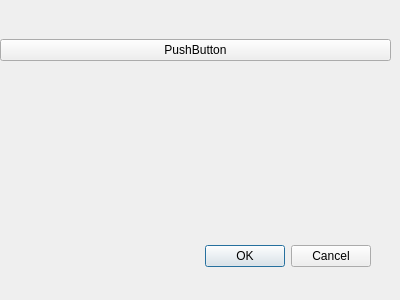
<?xml version="1.0" encoding="UTF-8"?>
<ui version="4.0">
 <class>Dialog</class>
 <widget class="QDialog" name="Dialog">
  <property name="geometry">
   <rect>
    <x>0</x>
    <y>0</y>
    <width>400</width>
    <height>300</height>
   </rect>
  </property>
  <property name="windowTitle">
   <string>Dialog</string>
  </property>
  <widget class="QDialogButtonBox" name="buttonBox">
   <property name="geometry">
    <rect>
     <x>30</x>
     <y>240</y>
     <width>341</width>
     <height>32</height>
    </rect>
   </property>
   <property name="orientation">
    <enum>Qt::Orientation::Horizontal</enum>
   </property>
   <property name="standardButtons">
    <set>QDialogButtonBox::StandardButton::Cancel|QDialogButtonBox::StandardButton::Ok</set>
   </property>
  </widget>
  <widget class="QWidget" name="verticalLayoutWidget">
   <property name="geometry">
    <rect>
     <x>0</x>
     <y>10</y>
     <width>391</width>
     <height>80</height>
    </rect>
   </property>
   <layout class="QVBoxLayout" name="verticalLayout">
    <item>
     <widget class="QPushButton" name="pushButton">
      <property name="text">
       <string>PushButton</string>
      </property>
     </widget>
    </item>
   </layout>
  </widget>
 </widget>
 <resources/>
 <connections>
  <connection>
   <sender>buttonBox</sender>
   <signal>accepted()</signal>
   <receiver>Dialog</receiver>
   <slot>accept()</slot>
   <hints>
    <hint type="sourcelabel">
     <x>248</x>
     <y>254</y>
    </hint>
    <hint type="destinationlabel">
     <x>157</x>
     <y>274</y>
    </hint>
   </hints>
  </connection>
  <connection>
   <sender>buttonBox</sender>
   <signal>rejected()</signal>
   <receiver>Dialog</receiver>
   <slot>reject()</slot>
   <hints>
    <hint type="sourcelabel">
     <x>316</x>
     <y>260</y>
    </hint>
    <hint type="destinationlabel">
     <x>286</x>
     <y>274</y>
    </hint>
   </hints>
  </connection>
 </connections>
</ui>
